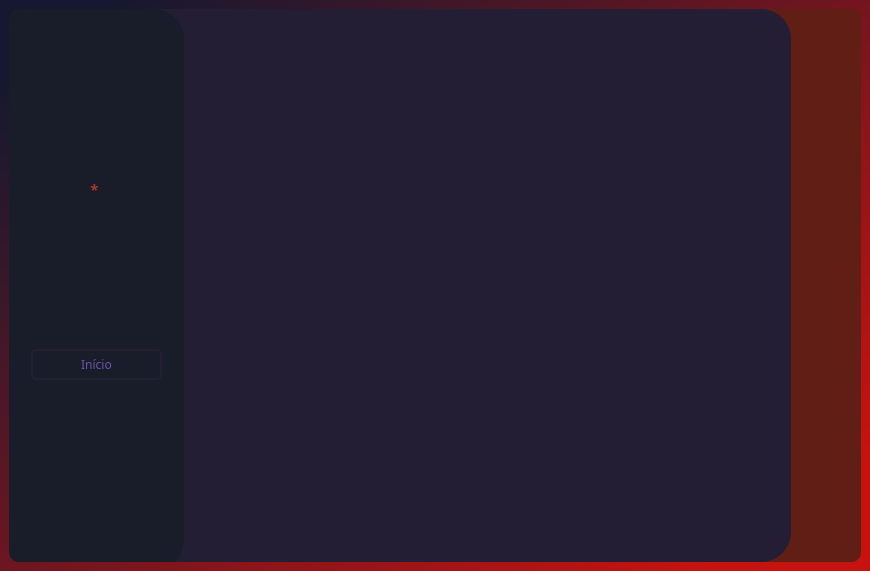
<?xml version="1.0" encoding="UTF-8"?>
<ui version="4.0">
 <class>SuperbBiblioteca</class>
 <widget class="QMainWindow" name="SuperbBiblioteca">
  <property name="geometry">
   <rect>
    <x>0</x>
    <y>0</y>
    <width>870</width>
    <height>571</height>
   </rect>
  </property>
  <property name="minimumSize">
   <size>
    <width>870</width>
    <height>571</height>
   </size>
  </property>
  <property name="maximumSize">
   <size>
    <width>870</width>
    <height>571</height>
   </size>
  </property>
  <property name="cursor">
   <cursorShape>ArrowCursor</cursorShape>
  </property>
  <property name="windowTitle">
   <string>MainWindow</string>
  </property>
  <property name="windowIcon">
   <iconset>
    <normaloff>:/icone site/images/icone site.png</normaloff>:/icone site/images/icone site.png</iconset>
  </property>
  <widget class="QWidget" name="centralwidget">
   <layout class="QHBoxLayout" name="horizontalLayout_2">
    <property name="spacing">
     <number>0</number>
    </property>
    <property name="leftMargin">
     <number>0</number>
    </property>
    <property name="topMargin">
     <number>0</number>
    </property>
    <property name="rightMargin">
     <number>0</number>
    </property>
    <property name="bottomMargin">
     <number>0</number>
    </property>
    <item>
     <widget class="QFrame" name="frame">
      <property name="styleSheet">
       <string notr="true">background-color: qlineargradient(spread:pad, x1:0.0597015, y1:0.08, x2:0.93, y2:0.886, stop:0 rgba(21, 24, 48, 255), stop:1 rgba(199, 19, 15, 255));</string>
      </property>
      <property name="frameShape">
       <enum>QFrame::NoFrame</enum>
      </property>
      <property name="frameShadow">
       <enum>QFrame::Raised</enum>
      </property>
      <layout class="QVBoxLayout" name="horizontalLayout_3">
       <property name="spacing">
        <number>0</number>
       </property>
       <property name="leftMargin">
        <number>9</number>
       </property>
       <property name="topMargin">
        <number>9</number>
       </property>
       <property name="rightMargin">
        <number>9</number>
       </property>
       <property name="bottomMargin">
        <number>9</number>
       </property>
       <item>
        <widget class="QFrame" name="frame_3">
         <property name="minimumSize">
          <size>
           <width>0</width>
           <height>468</height>
          </size>
         </property>
         <property name="styleSheet">
          <string notr="true">border-radius: 10px;
background-color: qlineargradient(spread:pad, x1:0, y1:0.585227, x2:1, y2:0.574136, stop:0.223881 rgba(25, 28, 41, 255), stop:0.293532 rgba(27, 29, 53, 227), stop:0.58209 rgba(27, 29, 53, 227), stop:0.651741 rgba(97, 30, 21, 255));</string>
         </property>
         <property name="frameShape">
          <enum>QFrame::NoFrame</enum>
         </property>
         <property name="frameShadow">
          <enum>QFrame::Raised</enum>
         </property>
         <layout class="QHBoxLayout" name="horizontalLayout">
          <property name="spacing">
           <number>0</number>
          </property>
          <property name="leftMargin">
           <number>0</number>
          </property>
          <property name="topMargin">
           <number>0</number>
          </property>
          <property name="rightMargin">
           <number>0</number>
          </property>
          <property name="bottomMargin">
           <number>0</number>
          </property>
          <item>
           <widget class="QFrame" name="frame2_pag2">
            <property name="minimumSize">
             <size>
              <width>0</width>
              <height>0</height>
             </size>
            </property>
            <property name="styleSheet">
             <string notr="true">background-color: rgb(35, 30, 52);
border-radius: 30px;</string>
            </property>
            <property name="frameShape">
             <enum>QFrame::StyledPanel</enum>
            </property>
            <property name="frameShadow">
             <enum>QFrame::Raised</enum>
            </property>
            <widget class="QFrame" name="frame1_pag2">
             <property name="geometry">
              <rect>
               <x>0</x>
               <y>0</y>
               <width>175</width>
               <height>561</height>
              </rect>
             </property>
             <property name="maximumSize">
              <size>
               <width>175</width>
               <height>16777215</height>
              </size>
             </property>
             <property name="autoFillBackground">
              <bool>false</bool>
             </property>
             <property name="styleSheet">
              <string notr="true">background-color: rgb(25, 28, 41);
border-radius: 30px;</string>
             </property>
             <property name="frameShape">
              <enum>QFrame::StyledPanel</enum>
             </property>
             <property name="frameShadow">
              <enum>QFrame::Raised</enum>
             </property>
             <widget class="QLabel" name="iconPerfil_pag3">
              <property name="geometry">
               <rect>
                <x>45</x>
                <y>60</y>
                <width>81</width>
                <height>81</height>
               </rect>
              </property>
              <property name="styleSheet">
               <string notr="true">border-radius: 40px;
background-image: url(:/Perfil/images/iconPerfil_pag2.png);</string>
              </property>
              <property name="text">
               <string/>
              </property>
             </widget>
             <widget class="QLabel" name="labelNome_pag3">
              <property name="geometry">
               <rect>
                <x>0</x>
                <y>170</y>
                <width>171</width>
                <height>20</height>
               </rect>
              </property>
              <property name="font">
               <font>
                <family>OCR A Extended</family>
                <pointsize>11</pointsize>
                <weight>75</weight>
                <bold>true</bold>
               </font>
              </property>
              <property name="styleSheet">
               <string notr="true">color: rgb(175, 54, 38);</string>
              </property>
              <property name="text">
               <string>*</string>
              </property>
              <property name="alignment">
               <set>Qt::AlignCenter</set>
              </property>
             </widget>
             <widget class="QPushButton" name="botaoInicio_pag3">
              <property name="geometry">
               <rect>
                <x>22</x>
                <y>340</y>
                <width>131</width>
                <height>31</height>
               </rect>
              </property>
              <property name="font">
               <font>
                <family>OCR A Extended</family>
                <pointsize>9</pointsize>
               </font>
              </property>
              <property name="cursor">
               <cursorShape>PointingHandCursor</cursorShape>
              </property>
              <property name="styleSheet">
               <string notr="true">QPushButton {
	background-color: rgb(25, 28, 41);
	border: 2px solid rgb(35, 30, 52);
	border-radius: 5px;
	color: rgb(108, 83, 171);
}
QPushButton:hover {
	background-color: rgb(35, 30, 52);
	border: 2px solid rgb(175, 54, 38);
	color: rgb(175, 54, 38);
}
QPushButton:pressed {
	background-color: rbg(250, 270, 200);
	border: 2px solid rgb(255, 255, 255);
	color: rgb(219, 149, 121);
}</string>
              </property>
              <property name="text">
               <string>Início</string>
              </property>
             </widget>
            </widget>
            <widget class="QLabel" name="labelIMG1_pag3">
             <property name="geometry">
              <rect>
               <x>210</x>
               <y>40</y>
               <width>85</width>
               <height>85</height>
              </rect>
             </property>
             <property name="styleSheet">
              <string notr="true">border-radius: 1px;
</string>
             </property>
             <property name="text">
              <string/>
             </property>
            </widget>
            <widget class="QLabel" name="labelIMG2_pag3">
             <property name="geometry">
              <rect>
               <x>210</x>
               <y>168</y>
               <width>85</width>
               <height>85</height>
              </rect>
             </property>
             <property name="styleSheet">
              <string notr="true">border-radius: 1px;</string>
             </property>
             <property name="text">
              <string/>
             </property>
            </widget>
            <widget class="QLabel" name="labelIMG3_pag3">
             <property name="geometry">
              <rect>
               <x>210</x>
               <y>296</y>
               <width>85</width>
               <height>85</height>
              </rect>
             </property>
             <property name="styleSheet">
              <string notr="true">border-radius: 1px;</string>
             </property>
             <property name="text">
              <string/>
             </property>
            </widget>
            <widget class="QLabel" name="labelIMG4_pag3">
             <property name="geometry">
              <rect>
               <x>210</x>
               <y>424</y>
               <width>85</width>
               <height>85</height>
              </rect>
             </property>
             <property name="styleSheet">
              <string notr="true">border-radius: 1px;</string>
             </property>
             <property name="text">
              <string/>
             </property>
            </widget>
            <widget class="QLabel" name="labelnome1_pag3">
             <property name="geometry">
              <rect>
               <x>320</x>
               <y>45</y>
               <width>221</width>
               <height>16</height>
              </rect>
             </property>
             <property name="font">
              <font>
               <family>OCR A Extended</family>
               <pointsize>11</pointsize>
               <weight>75</weight>
               <italic>true</italic>
               <bold>true</bold>
              </font>
             </property>
             <property name="styleSheet">
              <string notr="true">color: rgb(255, 230, 219);</string>
             </property>
             <property name="text">
              <string/>
             </property>
            </widget>
            <widget class="QLabel" name="labeltempo1_pag3">
             <property name="geometry">
              <rect>
               <x>320</x>
               <y>80</y>
               <width>261</width>
               <height>16</height>
              </rect>
             </property>
             <property name="font">
              <font>
               <family>OCR A Extended</family>
               <pointsize>9</pointsize>
               <weight>75</weight>
               <bold>true</bold>
              </font>
             </property>
             <property name="styleSheet">
              <string notr="true">color: rgb(255, 230, 219);</string>
             </property>
             <property name="text">
              <string/>
             </property>
            </widget>
            <widget class="QLabel" name="label_7">
             <property name="geometry">
              <rect>
               <x>610</x>
               <y>40</y>
               <width>41</width>
               <height>41</height>
              </rect>
             </property>
             <property name="styleSheet">
              <string notr="true"/>
             </property>
             <property name="text">
              <string/>
             </property>
            </widget>
            <widget class="QLabel" name="labeltempo2_pag3">
             <property name="geometry">
              <rect>
               <x>320</x>
               <y>208</y>
               <width>261</width>
               <height>16</height>
              </rect>
             </property>
             <property name="font">
              <font>
               <family>OCR A Extended</family>
               <pointsize>9</pointsize>
               <weight>75</weight>
               <bold>true</bold>
              </font>
             </property>
             <property name="styleSheet">
              <string notr="true">color: rgb(255, 230, 219);</string>
             </property>
             <property name="text">
              <string/>
             </property>
            </widget>
            <widget class="QLabel" name="labelnome2_pag3">
             <property name="geometry">
              <rect>
               <x>320</x>
               <y>173</y>
               <width>221</width>
               <height>16</height>
              </rect>
             </property>
             <property name="font">
              <font>
               <family>OCR A Extended</family>
               <pointsize>11</pointsize>
               <weight>75</weight>
               <italic>true</italic>
               <bold>true</bold>
              </font>
             </property>
             <property name="styleSheet">
              <string notr="true">color: rgb(255, 230, 219);</string>
             </property>
             <property name="text">
              <string/>
             </property>
            </widget>
            <widget class="QLabel" name="label_13">
             <property name="geometry">
              <rect>
               <x>610</x>
               <y>168</y>
               <width>41</width>
               <height>41</height>
              </rect>
             </property>
             <property name="styleSheet">
              <string notr="true"/>
             </property>
             <property name="text">
              <string/>
             </property>
            </widget>
            <widget class="QLabel" name="labelnome3_pag3">
             <property name="geometry">
              <rect>
               <x>320</x>
               <y>301</y>
               <width>221</width>
               <height>16</height>
              </rect>
             </property>
             <property name="font">
              <font>
               <family>OCR A Extended</family>
               <pointsize>11</pointsize>
               <weight>75</weight>
               <italic>true</italic>
               <bold>true</bold>
              </font>
             </property>
             <property name="styleSheet">
              <string notr="true">color: rgb(255, 230, 219);</string>
             </property>
             <property name="text">
              <string/>
             </property>
            </widget>
            <widget class="QLabel" name="label_18">
             <property name="geometry">
              <rect>
               <x>610</x>
               <y>296</y>
               <width>41</width>
               <height>41</height>
              </rect>
             </property>
             <property name="styleSheet">
              <string notr="true"/>
             </property>
             <property name="text">
              <string/>
             </property>
            </widget>
            <widget class="QLabel" name="labeltempo3_pag3">
             <property name="geometry">
              <rect>
               <x>320</x>
               <y>336</y>
               <width>261</width>
               <height>16</height>
              </rect>
             </property>
             <property name="font">
              <font>
               <family>OCR A Extended</family>
               <pointsize>9</pointsize>
               <weight>75</weight>
               <bold>true</bold>
              </font>
             </property>
             <property name="styleSheet">
              <string notr="true">color: rgb(255, 230, 219);</string>
             </property>
             <property name="text">
              <string/>
             </property>
            </widget>
            <widget class="QLabel" name="label_23">
             <property name="geometry">
              <rect>
               <x>610</x>
               <y>424</y>
               <width>41</width>
               <height>41</height>
              </rect>
             </property>
             <property name="styleSheet">
              <string notr="true"/>
             </property>
             <property name="text">
              <string/>
             </property>
            </widget>
            <widget class="QLabel" name="labeltempo4_pag3">
             <property name="geometry">
              <rect>
               <x>320</x>
               <y>464</y>
               <width>261</width>
               <height>16</height>
              </rect>
             </property>
             <property name="font">
              <font>
               <family>OCR A Extended</family>
               <pointsize>9</pointsize>
               <weight>75</weight>
               <bold>true</bold>
              </font>
             </property>
             <property name="styleSheet">
              <string notr="true">color: rgb(255, 230, 219);</string>
             </property>
             <property name="text">
              <string/>
             </property>
            </widget>
            <widget class="QLabel" name="labelnome4_pag3">
             <property name="geometry">
              <rect>
               <x>320</x>
               <y>429</y>
               <width>221</width>
               <height>16</height>
              </rect>
             </property>
             <property name="font">
              <font>
               <family>OCR A Extended</family>
               <pointsize>11</pointsize>
               <weight>75</weight>
               <italic>true</italic>
               <bold>true</bold>
              </font>
             </property>
             <property name="styleSheet">
              <string notr="true">color: rgb(255, 230, 219);</string>
             </property>
             <property name="text">
              <string/>
             </property>
            </widget>
            <widget class="QPushButton" name="botaoDescer_pag3">
             <property name="geometry">
              <rect>
               <x>720</x>
               <y>490</y>
               <width>51</width>
               <height>51</height>
              </rect>
             </property>
             <property name="cursor">
              <cursorShape>PointingHandCursor</cursorShape>
             </property>
             <property name="styleSheet">
              <string notr="true">QPushButton {
	image: url(:/Setas/images/DownArrow-TextEdit_pag3.png);
}</string>
             </property>
             <property name="text">
              <string/>
             </property>
            </widget>
            <widget class="QLabel" name="labelhorasjogadas1">
             <property name="geometry">
              <rect>
               <x>320</x>
               <y>105</y>
               <width>191</width>
               <height>16</height>
              </rect>
             </property>
             <property name="font">
              <font>
               <family>OCR A Extended</family>
               <pointsize>9</pointsize>
               <weight>75</weight>
               <bold>true</bold>
              </font>
             </property>
             <property name="styleSheet">
              <string notr="true">color: rgb(255, 230, 219);</string>
             </property>
             <property name="text">
              <string/>
             </property>
            </widget>
            <widget class="QLabel" name="labelhorasjogadas2">
             <property name="geometry">
              <rect>
               <x>320</x>
               <y>233</y>
               <width>191</width>
               <height>16</height>
              </rect>
             </property>
             <property name="font">
              <font>
               <family>OCR A Extended</family>
               <pointsize>9</pointsize>
               <weight>75</weight>
               <bold>true</bold>
              </font>
             </property>
             <property name="styleSheet">
              <string notr="true">color: rgb(255, 230, 219);</string>
             </property>
             <property name="text">
              <string/>
             </property>
            </widget>
            <widget class="QLabel" name="labelhorasjogadas3">
             <property name="geometry">
              <rect>
               <x>320</x>
               <y>361</y>
               <width>191</width>
               <height>16</height>
              </rect>
             </property>
             <property name="font">
              <font>
               <family>OCR A Extended</family>
               <pointsize>9</pointsize>
               <weight>75</weight>
               <bold>true</bold>
              </font>
             </property>
             <property name="styleSheet">
              <string notr="true">color: rgb(255, 230, 219);</string>
             </property>
             <property name="text">
              <string/>
             </property>
            </widget>
            <widget class="QLabel" name="labelhorasjogadas4">
             <property name="geometry">
              <rect>
               <x>320</x>
               <y>489</y>
               <width>191</width>
               <height>16</height>
              </rect>
             </property>
             <property name="font">
              <font>
               <family>OCR A Extended</family>
               <pointsize>9</pointsize>
               <weight>75</weight>
               <bold>true</bold>
              </font>
             </property>
             <property name="styleSheet">
              <string notr="true">color: rgb(255, 230, 219);</string>
             </property>
             <property name="text">
              <string/>
             </property>
            </widget>
           </widget>
          </item>
          <item>
           <widget class="QFrame" name="frame3_pag2">
            <property name="minimumSize">
             <size>
              <width>0</width>
              <height>0</height>
             </size>
            </property>
            <property name="maximumSize">
             <size>
              <width>70</width>
              <height>16777215</height>
             </size>
            </property>
            <property name="styleSheet">
             <string notr="true">background-color: rgb(97, 30, 21);</string>
            </property>
            <property name="frameShape">
             <enum>QFrame::StyledPanel</enum>
            </property>
            <property name="frameShadow">
             <enum>QFrame::Raised</enum>
            </property>
            <widget class="QPushButton" name="botaoVoltarLog_pag3">
             <property name="geometry">
              <rect>
               <x>4</x>
               <y>402</y>
               <width>61</width>
               <height>61</height>
              </rect>
             </property>
             <property name="cursor">
              <cursorShape>PointingHandCursor</cursorShape>
             </property>
             <property name="styleSheet">
              <string notr="true">QPushButton {
	border: 2px solid rgb(97,30, 21);
	background-image: url(:/Login/images/casa_login_pag2.png);
	border-radius: 30px;
}
QPushButton:hover {
	background-image: url(:/Login/images/casa_login_hover_pag2.png);
	background-color: rgb(84, 26, 18);
	border: 2px solid rgb(84, 26, 18);
}
QPushButton:pressed {
	background-color: rgb(141, 44, 31);
	border: 2px solid rgb(141, 44, 31);
}</string>
             </property>
             <property name="text">
              <string/>
             </property>
            </widget>
            <widget class="QPushButton" name="botaoSair_pag3">
             <property name="geometry">
              <rect>
               <x>4</x>
               <y>470</y>
               <width>61</width>
               <height>61</height>
              </rect>
             </property>
             <property name="cursor">
              <cursorShape>PointingHandCursor</cursorShape>
             </property>
             <property name="styleSheet">
              <string notr="true">QPushButton {
	border: 2px solid rgb(97,30, 21);
	border-radius: 30px;
	background-image: url(:/Sair/images/sair_pag2.png);
}
QPushButton:hover {
	background-image: url(:/Sair/images/sair_hover_pag2.png);
	background-color: rgb(84, 26, 18);
	border: 2px solid rgb(84, 26, 18);
}
QPushButton:pressed {
	background-color: rgb(141, 44, 31);
	border: 2px solid rgb(141, 44, 31);
}</string>
             </property>
             <property name="text">
              <string/>
             </property>
            </widget>
            <widget class="QLabel" name="iconSuperb_pag2">
             <property name="geometry">
              <rect>
               <x>10</x>
               <y>20</y>
               <width>51</width>
               <height>51</height>
              </rect>
             </property>
             <property name="styleSheet">
              <string notr="true">image: url(:/Icone Site/images/icone site.png);</string>
             </property>
             <property name="text">
              <string/>
             </property>
            </widget>
           </widget>
          </item>
         </layout>
        </widget>
       </item>
      </layout>
     </widget>
    </item>
   </layout>
  </widget>
  <widget class="QMenuBar" name="menubar">
   <property name="geometry">
    <rect>
     <x>0</x>
     <y>0</y>
     <width>870</width>
     <height>26</height>
    </rect>
   </property>
  </widget>
 </widget>
 <resources>
  <include location="../../../../../../../../../../../PycharmProjects/Superb/file_rc.qrc"/>
 </resources>
 <connections>
  <connection>
   <sender>botaoSair_pag3</sender>
   <signal>clicked()</signal>
   <receiver>SuperbBiblioteca</receiver>
   <slot>close()</slot>
   <hints>
    <hint type="sourcelabel">
     <x>825</x>
     <y>535</y>
    </hint>
    <hint type="destinationlabel">
     <x>434</x>
     <y>285</y>
    </hint>
   </hints>
  </connection>
 </connections>
</ui>
